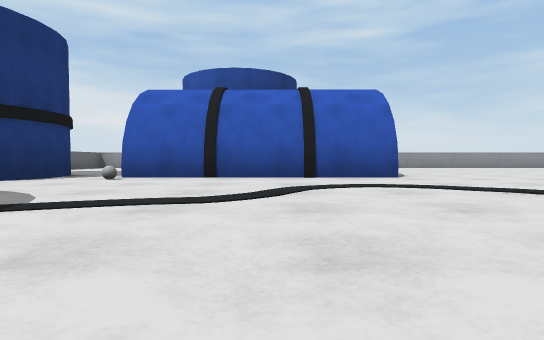
[1] (above)

19 first-person views from a walk through a world built for the Webots simulator. The camera is 0.06 m above the floor, tilts 2° down and sees 80° across. The floor is counted in squares, 0.2 m on a side. Each view is taken from the middle of a square. On the plan, view 1 faces up. The plan holds only what a view shows up to about 9 squares ahead; the rest is blank. The robots in the file are not drawn. Simple shapes and patterns stand in for the simulator's stock objects.

[2]
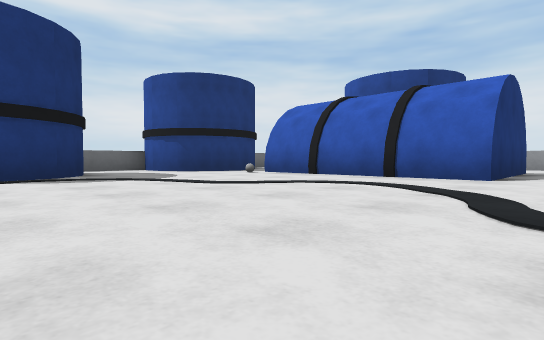

[3]
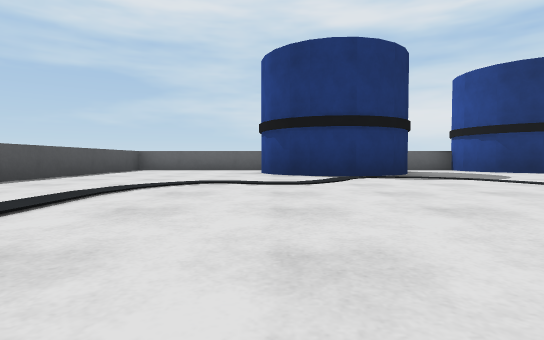

[4]
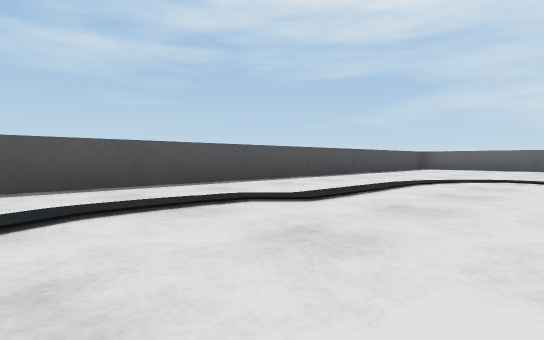

[5]
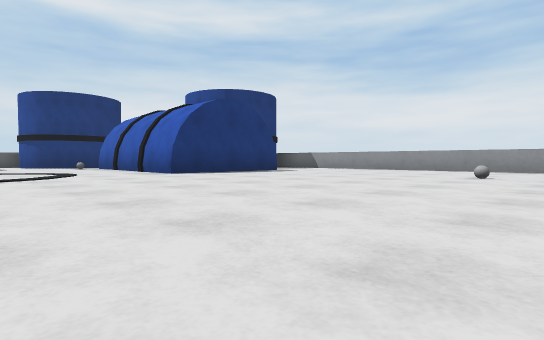

[6]
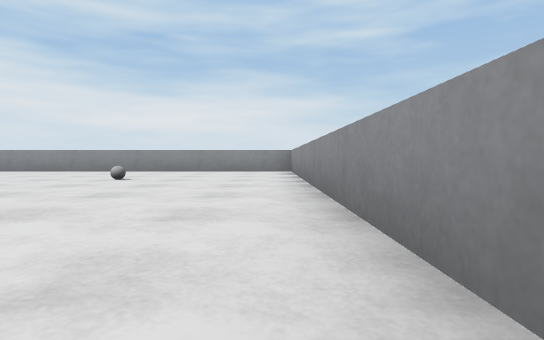

[7]
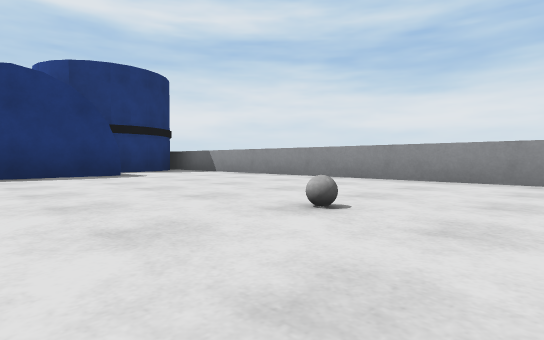

[8]
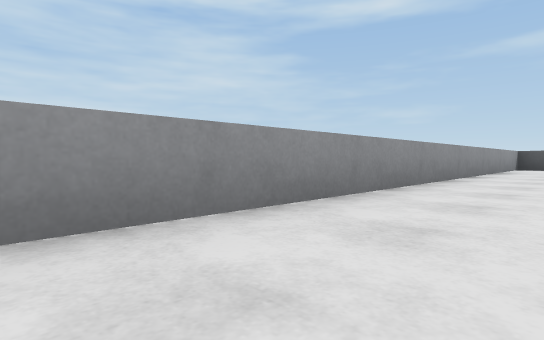

[9]
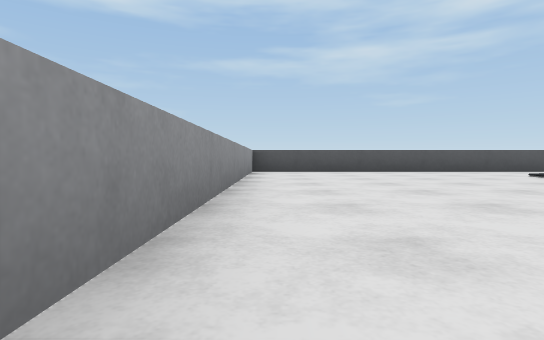

[10]
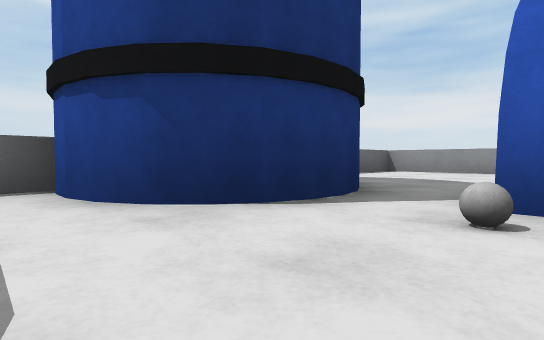

[11]
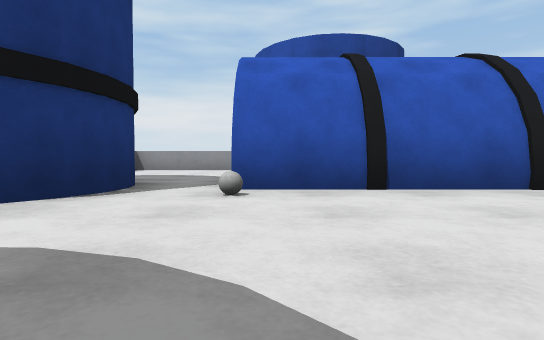

[12]
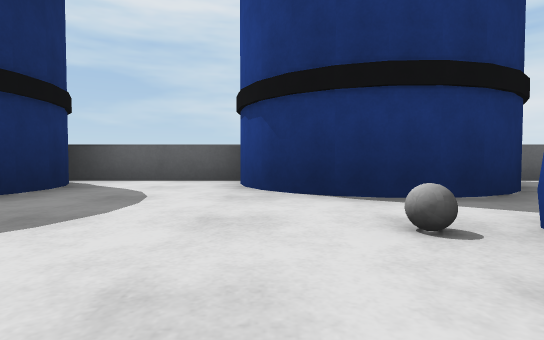

[13]
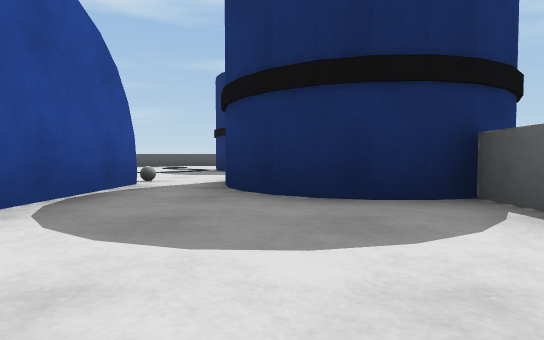

[14]
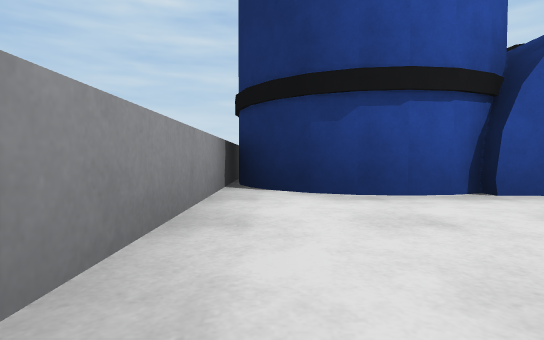

[15]
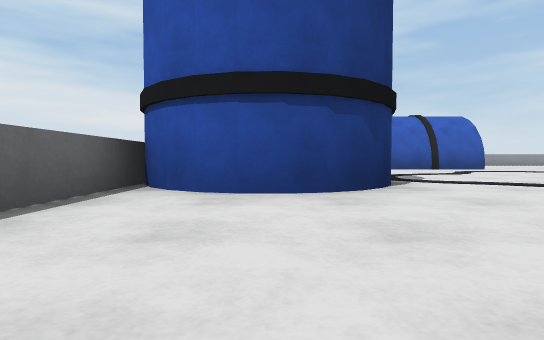

[16]
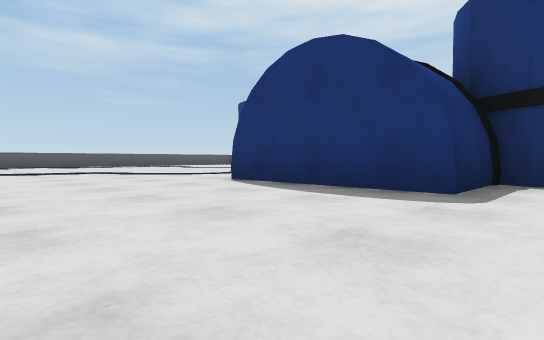

[17]
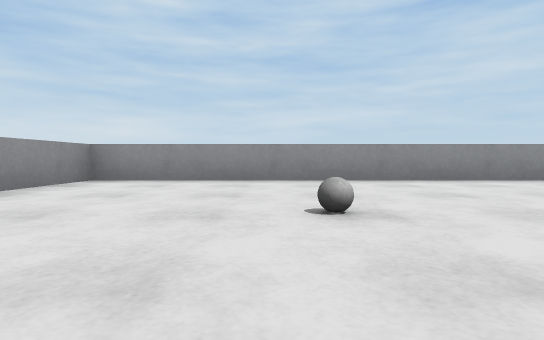

[18]
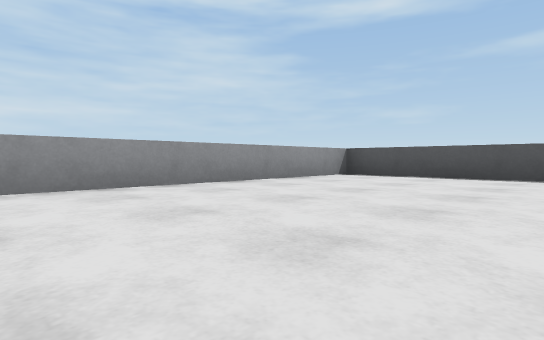

[19]
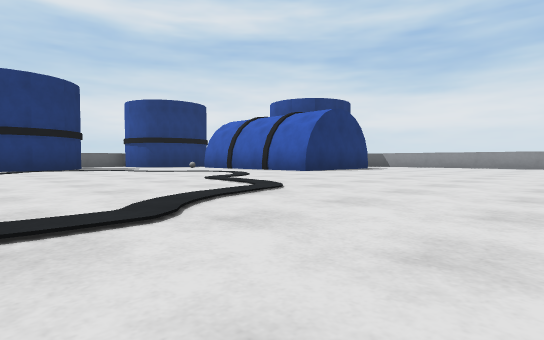

### Floor plan
Key: @ floor where view 1 was taken; # wall or solid block; . floor; B barrel; G grey ball.
Columns run from 6 left of view 1 to 10 right of it. Each row starts with its distance up from view 1.
 11 #################
 10 #...BBB.........#
  9 #...B B.........#
  8 #...BBBBB....G..#
  7 #...BB BB.......#
  6 BBB.BBBBB.......#
  5   B.GBBBB.......#
  4 BBB.............#
  3 #...............#
  2 #.B.............#
  1 #B B............#
  0 #B B..@.........#
 -1 #BBB............#
 -2 #...............#
 -3 #...............#
 -4 #...............#
 -5 #################

Positions as (right, up) in squares from view 1, and headings:
1: (0, 0), facing up
2: (3, 0), facing up-left
3: (3, -1), facing left
4: (4, -1), facing down-left
5: (8, 2), facing up-left
6: (9, 3), facing up
7: (8, 6), facing up-left
8: (8, 6), facing down-right
9: (9, 3), facing down
10: (-2, 3), facing up-left
11: (-2, 2), facing up
12: (-1, 4), facing left
13: (-4, 9), facing down
14: (-5, 10), facing right
15: (-4, -4), facing up
16: (5, 9), facing down-left
17: (5, 8), facing right
18: (6, 1), facing down-right
19: (7, -1), facing up-left
